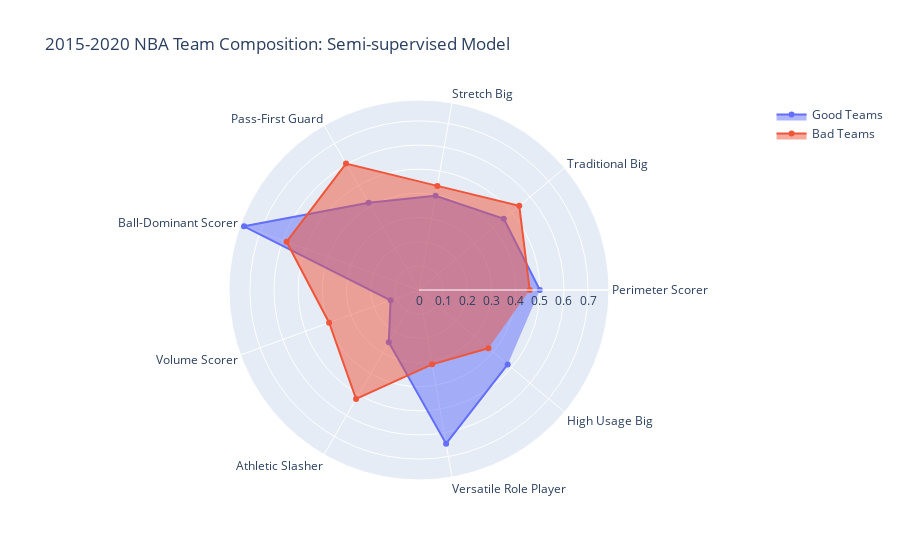

Source (notebook cell):
### Code cell
plot_radar(df, classes)

### Figure 1 — Plotly figure (JSON) as saved in the notebook; plotly's stock layout.template omitted (floating-point values rounded to 4 significant figures)
{"data": [{"fill": "toself", "name": "Good Teams", "r": [0.5, 0.4583, 0.3958, 0.4167, 0.7708, 0.125, 0.25, 0.6458, 0.4792, 0.2917], "theta": ["Perimeter Scorer", "Traditional Big", "Stretch Big", "Pass-First Guard", "Ball-Dominant Scorer", "Volume Scorer", "Athletic Slasher", "Versatile Role Player", "High Usage Big"], "type": "scatterpolar"}, {"fill": "toself", "name": "Bad Teams", "r": [0.4583, 0.5417, 0.4375, 0.6042, 0.5833, 0.3958, 0.5208, 0.3125, 0.375], "theta": ["Perimeter Scorer", "Traditional Big", "Stretch Big", "Pass-First Guard", "Ball-Dominant Scorer", "Volume Scorer", "Athletic Slasher", "Versatile Role Player", "High Usage Big"], "type": "scatterpolar"}], "layout": {"polar": {"radialaxis": {"visible": true}}, "showlegend": true, "title": {"text": "2015-2020 NBA Team Composition: Semi-supervised Model"}}}
